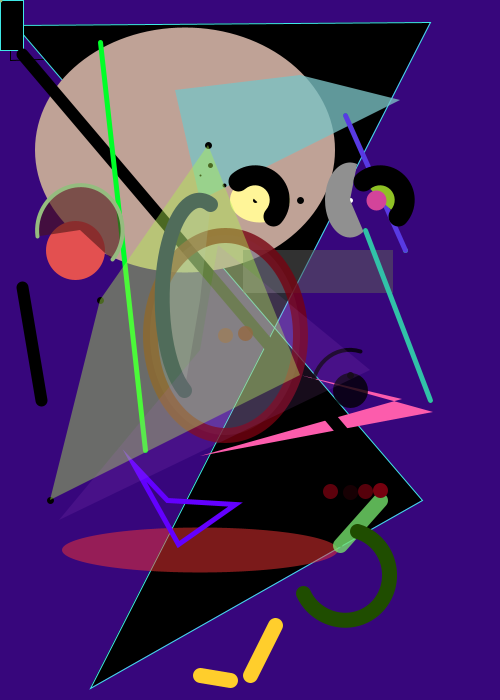
Frame 1 (no input)
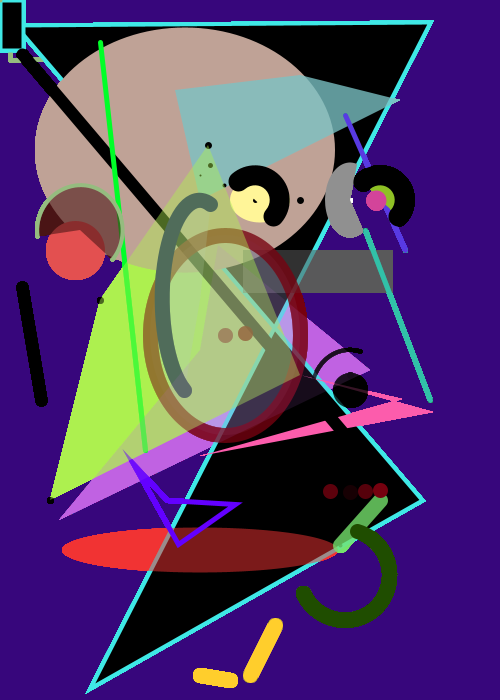
Frame 60 (the mouse pressed at the canvas centre just before this capture)
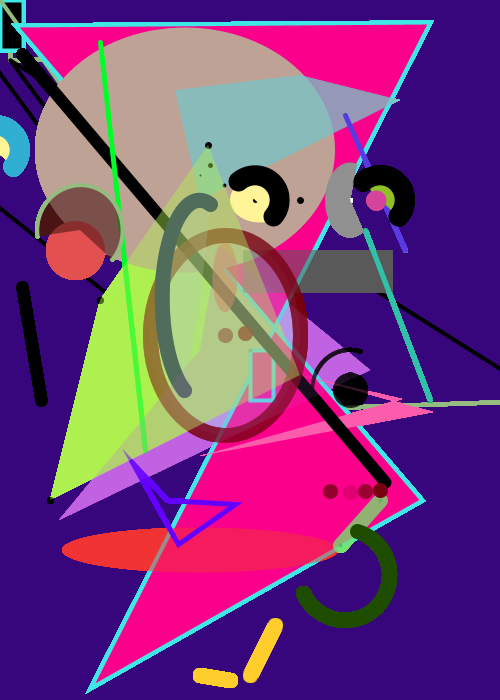
Frame 120 (the mouse held since frame 60 and released just before this capture)

The Processing sketch that drew these frames (run headless with seeded random() and noise(); from frame 60 on, the mouse is pressed at the canvas centre):

// Processing sketch: processing_40442
// ── processing_40442.pde

void setup() {
  size(500,700);
  background(55,6,124);
}
void mousePressed(){
 stroke(0);
 fill(175);
 ellipse(mouseX,mouseY,74,50);
}
void draw() {
smooth();
fill(mouseX,0,mouseY);
line(mouseX-10,mouseY + 50,pmouseX-10,pmouseY + 60);
line(mouseX + 300,mouseY + 50,pmouseX + 10,pmouseY + 60);
line(mouseX-10,mouseY + 50,pmouseX-10,pmouseY + 200);
line(mouseX + 10,mouseY + 50,pmouseX + 10,pmouseY + 60);
size(500,700);
map(150,0,500,10,450);
stroke(63,232,230);
fill(mouseX,0,mouseY-211);
quad(15,25,430,22,90,688,422,500);
rect(mouseX,mouseY,23,50);
ellipseMode(CENTER);
noStroke();
fill(191,162,150,400);
ellipse(185,150,300,245);
fill(123,194,196,200);
quad(300,75,175,90,200,200,400,100);
fill(252,92,172);
quad(300,375,433,412,200,456,402,399);
fill(90,90,90,140);
rect(243,250,150,43);
stroke(0);
strokeWeight(12);
line(385,482, 22,54);
line(22,287,41,400);
noStroke();
fill(242,51,51,130);
ellipse(200,550,276,45);
ellipse(mouseX-25,mouseY-73,25,70);
noFill();
strokeWeight(5);
stroke(99,0,255);
quad(134,465,167,500,235,504,178,544);
stroke(0,255,40);
line(100,42,145,450);
point(345,115);
point(405,250);
stroke(88,58,227);
line(345,115,405,250);
stroke(255);
point(350,200);
fill(144);
noStroke();
arc(350,200,50,75,1,5);
stroke(0);
point(365,230);
point(430,400);
stroke(49,193,168);
line(365,230,430,400);
noStroke();
fill(255,245,152);
point(260,200);
ellipse(260,200,60,45);
stroke(0);
point(255,200);
strokeWeight(20);
arc(255,200,50,50,4,7);
stroke(49,175,211);
arc(mouseX-255,mouseY-200,50,50,4,7);
stroke(0);
fill(143,193,37);
arc(380,200,50,50,4,7);
stroke(211,68,154);
point(376,200);
strokeWeight(35);
stroke(0,0,0,200);
point(350,390);
noFill();
strokeWeight(4);
arc(350,390,75,80,3,5);
point(380,500);
point(340,545);
strokeWeight(15);
stroke(117,227,108,200);
line(380,500,340,545);
stroke(31,77,0,300);
arc(345,575,90,90,5,9);
stroke(118,1,15);
point(380,490);
stroke(118,1,15,185);
point(365,491);
stroke(118,1,15,50);
point(350,492);
stroke(118,1,15,200);
point(330,491);
point(225,335);
fill(182,180,232,60);
ellipse(225,335,150,200);
point(245,333);
stroke(9,7,98);
arc(200,300,75,200,2,5);
point(250,675);
point(275,625);
stroke(255,206,44);
line(250,675,275,625);
line(230,680,200,675);
strokeWeight(2);
stroke(0);
point(200,175);
strokeWeight(4);
point(224,185);
strokeWeight(5);
point(210,165);
strokeWeight(7);
point(208,145);
point(300,200);
point(350,375);
point(100,300);
point(50,500);
noStroke();
fill(173,242,78,110);
quad(208,145,300,375,50,500,100,300);
fill(195,104,229,30);
quad(218,245,370,370,59,520,200,350);
stroke(227,80,80);
strokeWeight(59);
point(75,250);
strokeWeight(4);
stroke(149,188,127);
fill(75,20,20,150);
arc(80,230,85,90,3,7);
line(pmouseX ,pmouseY ,mouseX ,mouseY);
}
void keyPressed(){
  fill(250,255,178,200);
  rect(250,350,50,400);
  fill(129,97,27);
  stroke(5,169,255);
  rect(400,573,10,400);
  fill(255);
  noStroke();
  ellipseMode(CENTER);
  ellipse(250,350,300,300);
  
 
}
